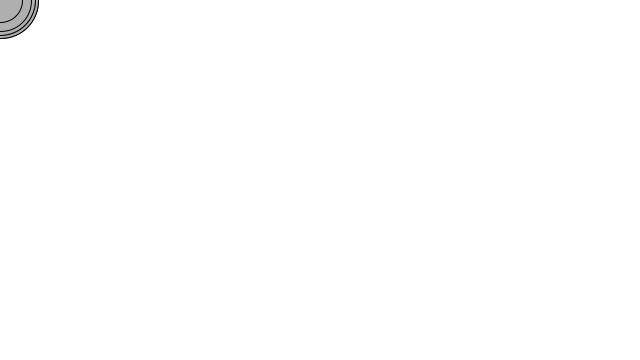
Frame 1 (no input)
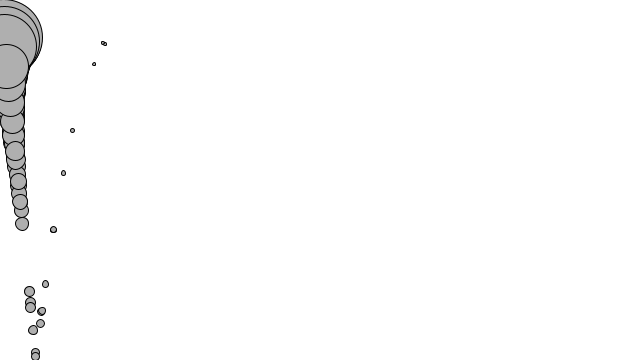
Frame 60 (the mouse pressed at the canvas centre just before this capture)
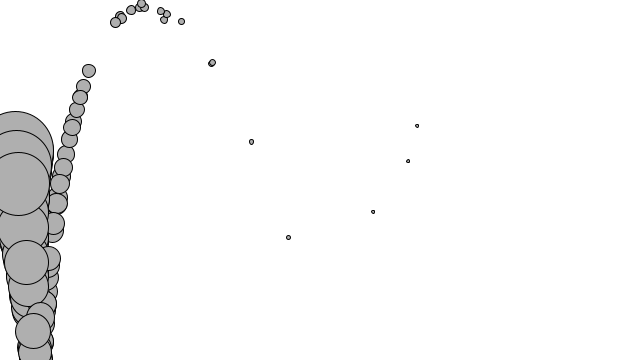
Frame 120 (the mouse held since frame 60 and released just before this capture)

The Processing sketch that drew these frames (run headless with seeded random() and noise(); from frame 60 on, the mouse is pressed at the canvas centre):

// Processing sketch: sketch_150129a
// ── sketch_150129a.pde
class Mover {
  PVector location;
  PVector velocity;
  PVector acceleration;
  float mass;
  
  Mover(float m, float x, float y) {
    mass = m;
    location = new PVector(x,y);
    velocity = new PVector(0,0);
    acceleration = new PVector(0,0);
  }
  
  void applyForce(PVector force) {
    PVector f = PVector.div(force, mass);
    acceleration.add(f);
  }
  
  void update(){
    velocity.add(acceleration);
    location.add(velocity);
    acceleration.mult(0);
  }
  void display(){
    stroke(0);
    fill(175);
    ellipse(location.x, location.y, mass*16, mass*16);
  }
  
  void checkEdges(){
    if(location.x > width) {
      location.x = width;
      velocity.x *= -1;
    } else if (location.x < 0) {
      velocity.x *= -1;
      location.x = 0;
    }
    
    if(location.y > height) {
      velocity.y *= -1;
      location.y = height;
    }
  }
}

Mover[] movers = new Mover[100];

void setup(){
  size(640, 360);
  for(int i = 0; i< movers.length; i++) {
    movers[i] = new Mover(random(0.1,5),0,0);
  }
}

void draw() {
  background(255);
  
  for (int i = 0; i < movers.length; i++) {
    PVector wind = new PVector(0.01, 0);
    //float m = movers[i].mass;
    //PVector gravity = new PVector(0, 0.1*m);
    PVector gravity = new PVector(0,0.1);
    movers[i].applyForce(wind);
    movers[i].applyForce(gravity);
    movers[i].update();
    movers[i].display();
    movers[i].checkEdges();
  }
}
